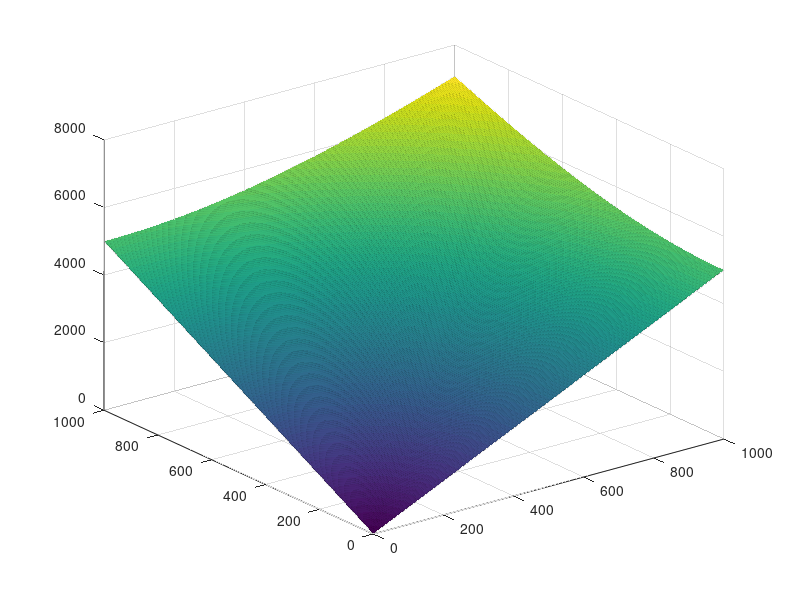

Here is the MATLAB script that generated this plot:
% Data Analysis 2020
% Chapter 4 Excerise 2
% Simple Error Propagation
% Nick Kaparinos
close all;
clc;
clear;

% A
sx = 5;
X1 = 500;
X2 = 300;
sy = sqrt( (X1+X2)^2*sx^2 );

% B
n = 1000;
X1 = 1:1:n;
X2 = 1:1:n;
grid = zeros(n);
for i = 1:n
    for j = 1:n
        grid(i,j) = sqrt( X1(i)^2*sx^2 + X2(j)^2*sx^2 );
    end
end

% Surface
surf(X1,X2,grid);